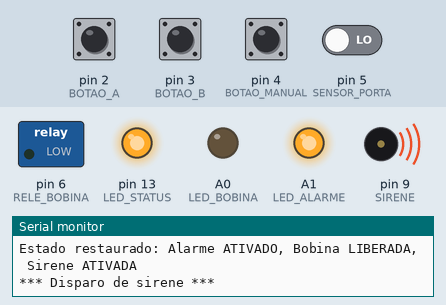
This sketch was run on a simulated Arduino Uno, built with avr-gcc and run on an emulated ATmega328P. Shown: switched loads named in the sketch (green lamp = pin HIGH), output pins drawn as LEDs (lit = HIGH), buzzer (waves = sounding, pin HIGH), the last lines printed to the serial monitor. The inputs (shaded band) are chosen by the test bench; at power-on: pin 3 (BOTAO_B), pin 4 (BOTAO_MANUAL) HIGH, pin 2 (BOTAO_A), pin 5 (SENSOR_PORTA) LOW. EEPROM starts erased.

Above: at 1.2 s.
1.3 s: pin 2 (BOTAO_A) pulled HIGH for 0.15 s
At 2.9 s:
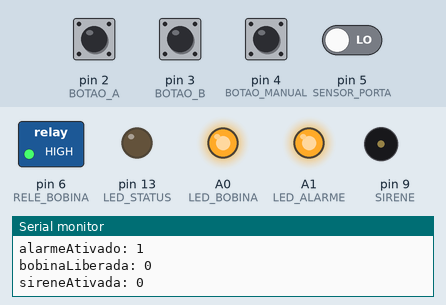
4.4 s: pin 5 (SENSOR_PORTA) driven HIGH
At 4.46 s:
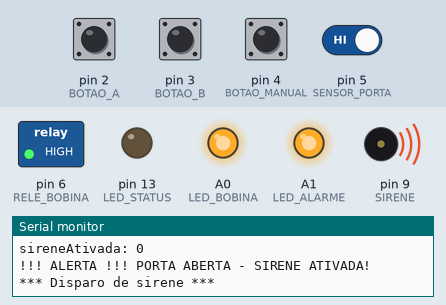
7.4 s: pin 3 (BOTAO_B) pulled LOW for 0.15 s
At 9.5 s:
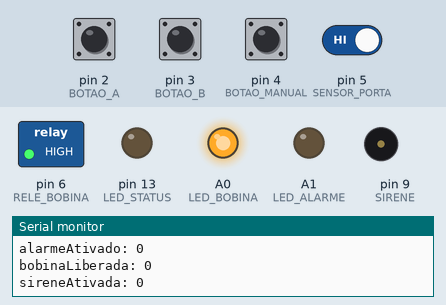
10.5 s: pin 4 (BOTAO_MANUAL) pulled LOW for 0.15 s
At 11.8 s:
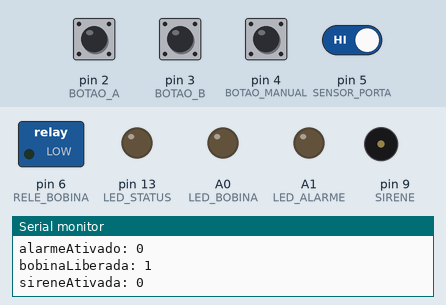
13.6 s: pin 2 (BOTAO_A) pulled HIGH for 1 s
At 14.44 s:
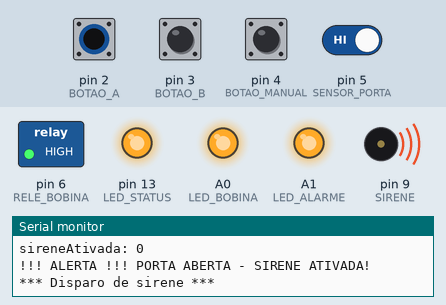
17.6 s: pin 4 (BOTAO_MANUAL) pulled LOW for 1 s
Timing chart, 0 to 22.6 s (numbered marks = the images above; inputs shaded):
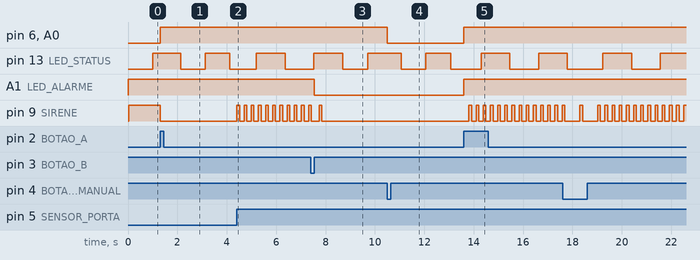

Measured:
- after the input at 1.3 s, pin 6 (RELE_BOBINA), A0 (LED_BOBINA): LOW → HIGH at once; pin 9 (SIRENE): HIGH → LOW at once
- after the input at 4.4 s, pin 9 (SIRENE): alternates HIGH for 0.11 s and LOW for 0.18 s, starting at once
- after the input at 7.4 s, A1 (LED_ALARME): HIGH → LOW after 0.15 s
- after the input at 10.5 s, pin 6 (RELE_BOBINA), A0 (LED_BOBINA): HIGH → LOW at once
- after the input at 13.6 s, pin 6 (RELE_BOBINA), A0 (LED_BOBINA), A1 (LED_ALARME): LOW → HIGH at once; pin 9 (SIRENE): alternates HIGH for 0.11 s and LOW for 0.18 s, starting after 0.21 s

The sketch:

alarmefusca.ino
```cpp
#include <EEPROM.h>

#define LED_ALARME A1
#define LED_BOBINA A0
#define LED_STATUS 13
#define SIRENE 9
#define RELE_BOBINA 6
#define BOTAO_A 2  // INT0
#define BOTAO_B 3  // INT1
#define BOTAO_MANUAL 4
#define SENSOR_PORTA 5

#define EEPROM_ALARME_ADDR 0
#define EEPROM_BOBINA_ADDR 1
#define EEPROM_SIRENE_ADDR 2

volatile bool alarmeAtivado = false;
volatile bool bobinaLiberada = false;
volatile bool sireneAtivada = false;

void bipCurto(int quantidade) {
    Serial.print("Bip curto - bips: ");
    Serial.println(quantidade);
    // for (int i = 0; i < quantidade; i++) {
    //     digitalWrite(SIRENE, HIGH);
    //     delay(100);  // duração do bip
    //     digitalWrite(SIRENE, LOW);
    //     delay(500);  // pausa entre bips
    // }
    for (int i = 0; i < quantidade; i++) {
        digitalWrite(SIRENE, HIGH);
        delay(500);  // Aumentado
        digitalWrite(SIRENE, LOW);
        if (i < quantidade - 1) delay(300);
    }
}

void sireneDisparo(bool ligado) {
    Serial.println("*** Disparo de sirene ***");
    digitalWrite(SIRENE, ligado ? HIGH : LOW);
}

void salvarEstado() {
    EEPROM.update(EEPROM_ALARME_ADDR, alarmeAtivado);
    EEPROM.update(EEPROM_BOBINA_ADDR, bobinaLiberada);
    EEPROM.update(EEPROM_SIRENE_ADDR, sireneAtivada);
    Serial.println("Estado salvo na EEPROM.");
    Serial.print("alarmeAtivado: ");
    Serial.println(alarmeAtivado);
    Serial.print("bobinaLiberada: ");
    Serial.println(bobinaLiberada);
    Serial.print("sireneAtivada: ");
    Serial.println(sireneAtivada);
}

void restaurarEstado() {
    alarmeAtivado = EEPROM.read(EEPROM_ALARME_ADDR);
    bobinaLiberada = EEPROM.read(EEPROM_BOBINA_ADDR);
    sireneAtivada = EEPROM.read(EEPROM_SIRENE_ADDR);
    Serial.print("Estado restaurado: Alarme ");
    Serial.print(alarmeAtivado ? "ATIVADO" : "DESATIVADO");
    Serial.print(", Bobina ");
    Serial.print(bobinaLiberada ? "LIBERADA" : "BLOQUEADA");
    Serial.print(", Sirene ");
    Serial.println(sireneAtivada ? "ATIVADA" : "DESATIVADA");
}

void ativarAlarme() {
    static unsigned long lastActivation = 0;
    if (millis() - lastActivation < 200) return;
    lastActivation = millis();

    alarmeAtivado = true;
    bobinaLiberada = false;
    sireneAtivada = false;
    digitalWrite(LED_ALARME, HIGH);
    digitalWrite(RELE_BOBINA, HIGH);
    digitalWrite(LED_BOBINA, HIGH);
    bipCurto(1);
    Serial.println("ALARME ATIVADO: LED piscando a cada 3s, buzzer emitindo 1 bip, motor bloqueado.");
    salvarEstado();
}

void desativarAlarme() {
    static unsigned long lastDeactivation = 0;
    if (millis() - lastDeactivation < 200) return;
    lastDeactivation = millis();

    alarmeAtivado = false;
    sireneAtivada = false;
    digitalWrite(LED_ALARME, LOW);
    bipCurto(2);
    Serial.println("ALARME DESATIVADO: LED piscando a cada 1s, buzzer emitindo 2 bips.");
    salvarEstado();
}

void liberarBobina() {
    if (!alarmeAtivado) {
        bobinaLiberada = true;
        digitalWrite(RELE_BOBINA, LOW);
        digitalWrite(LED_BOBINA, LOW);
        Serial.println("BOBINA LIBERADA: Motor desbloqueado, LED apagado.");
        salvarEstado();
    }
}

void setup() {
    Serial.begin(9600);
    pinMode(LED_ALARME, OUTPUT);
    pinMode(LED_BOBINA, OUTPUT);
    pinMode(LED_STATUS, OUTPUT);
    pinMode(SIRENE, OUTPUT);
    pinMode(RELE_BOBINA, OUTPUT);
    pinMode(BOTAO_A, INPUT);
    pinMode(BOTAO_B, INPUT);
    pinMode(BOTAO_MANUAL, INPUT_PULLUP);
    pinMode(SENSOR_PORTA, INPUT);

    restaurarEstado();

    digitalWrite(LED_ALARME, alarmeAtivado ? HIGH : LOW);
    digitalWrite(RELE_BOBINA, bobinaLiberada ? LOW : HIGH);
    digitalWrite(LED_BOBINA, bobinaLiberada ? LOW : HIGH);
    sireneDisparo(sireneAtivada);

    attachInterrupt(digitalPinToInterrupt(BOTAO_A), ativarAlarme, RISING);
    attachInterrupt(digitalPinToInterrupt(BOTAO_B), desativarAlarme, RISING);
}

void loop() {
    static unsigned long prevMillisLED = 0;
    static bool ledStatus = false;
    unsigned long currentMillis = millis();

    // Piscar LED de status
    if (currentMillis - prevMillisLED >= 1000) {
        prevMillisLED = currentMillis;
        ledStatus = !ledStatus;
        digitalWrite(LED_STATUS, ledStatus);
    }

    // Botão manual
    if (digitalRead(BOTAO_MANUAL) == LOW) {
        liberarBobina();
        delay(500);
    }

    // Porta aberta com alarme ativado
    if (digitalRead(SENSOR_PORTA) == HIGH && alarmeAtivado && !sireneAtivada) {
        Serial.println("!!! ALERTA !!! PORTA ABERTA - SIRENE ATIVADA!");
        sireneAtivada = true;
        sireneDisparo(true);
        salvarEstado();

        while (digitalRead(BOTAO_B) != HIGH) {
            delay(100);
        }

        sireneDisparo(false);
        sireneAtivada = false;
        Serial.println("Alarme Resetado.");
        salvarEstado();
    }
}
```
